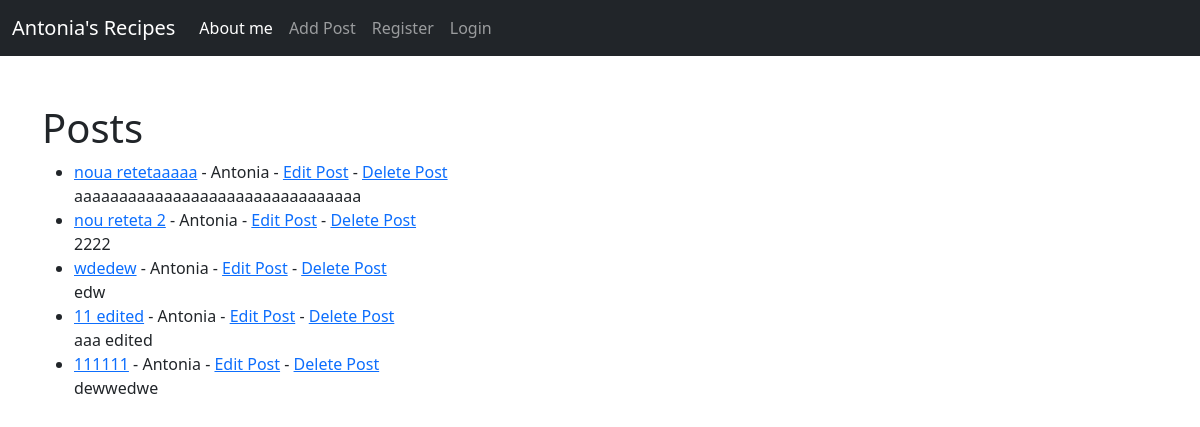
The app's page /, older data.
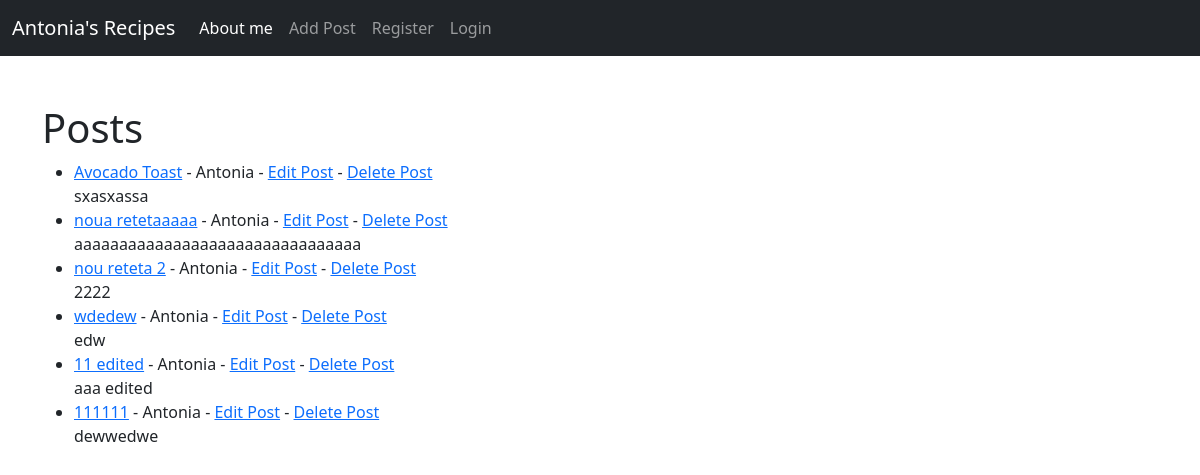
The same page, newer data.
### core/models.py (models this page shows, shortened)
class Post(models.Model):
    title = models.CharField(max_length=255)
    title_tag = models.CharField(max_length=255, default="Title_tag")
    author = models.ForeignKey(User, on_delete=models.CASCADE)
    body = models.TextField()
    post_date = models.DateField(auto_now_add=True)

### core/views.py (the view)
# urls.py: path('', HomeView.as_view(), name="home"),
class HomeView(ListView):
    model = Post
    template_name = 'home.html'
    ordering = ['-post_date']

### core/templates/home.html
{% extends 'base.html' %}
{% block content%}
<h1>Posts</h1>
<ul>
{% for post in object_list %}
    <li><a href="{% url 'post_detail' post.pk %}"> {{ post.title }}</a> - {{ post.author.first_name }} - <a href="{% url 'update_post' post.pk %}" >Edit Post</a>
        - <a href="{% url 'delete_post' post.pk %}" >Delete Post</a><br/>
         {{ post.body }}</li>
{% endfor %}
</ul>
{% endblock %}

Row changes from the older to the newer data that the page shows:
added Post: title "Avocado Toast", author.first_name "Antonia", body "sxasxassa"
